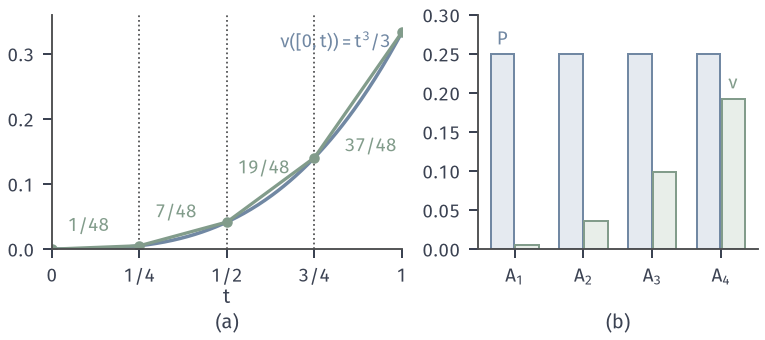

This figure's Python source:
"""Existence via Radon-Nikodym on Omega=[0,1), X(w)=w^2, G=G_2 (quarters).
nu(A)=E[X 1_A]. Blue: t -> nu([0,t)) = t^3/3 (known for all intervals, i.e. on F).
Green: on G only nu of the quarters is known; the polygon through (k/4, (k/4)^3/3) has slopes
nu(A_k)/P(A_k) = 1/48, 7/48, 19/48, 37/48 = E[X|G] on A_k. (b) masses P(A_k)=1/4 vs nu(A_k)=(1,7,19,37)/192."""
from pathlib import Path
import sys
sys.path.insert(0, str(Path(__file__).resolve().parents[1]/'cexp-common'))
from common import *

t = np.linspace(0, 1, 300)
e, m = dyadic_means(2)
fig, (a, b) = figure(width_mm=108, height_mm=48, ncols=2, gridspec_kw={'width_ratios': [1.25, 1]})
for x in e[1:-1]:
    a.axvline(x, color=STROKE, lw=0.7, ls=':')
a.plot(t, t**3/3, color=BLUE, lw=1.4)
a.plot(e, e**3/3, color=GREEN, lw=1.3, marker='o', ms=3.2)
for k, lab in enumerate(['1/48', '7/48', '19/48', '37/48']):
    xm = (e[k]+e[k+1])/2; ym = (e[k]**3+e[k+1]**3)/6
    if k == 3:
        a.text(0.985, 0.15, f'${lab}$', ha='right', fontsize=7.5, color=GREEN)
    else:
        a.text(xm-0.02, ym+0.025, f'${lab}$', ha='center', fontsize=7.5, color=GREEN)
a.text(0.97, 0.335, r'$\nu([0,t))=t^3/3$', ha='right', va='top', fontsize=7.5, color=BLUE)
a.set_xlim(0, 1); a.set_ylim(0, 0.36); a.set_xticks(e); a.set_xticklabels(['0', '1/4', '1/2', '3/4', '1'])
a.set_xlabel('$t$', labelpad=1)
nu = np.diff(e**3)/3
k = np.arange(4)
b.bar(k-0.18, np.full(4, 0.25), width=0.34, color=BLUE_FILL, edgecolor=BLUE, lw=0.8)
b.bar(k+0.18, nu, width=0.34, color=GREEN_FILL, edgecolor=GREEN, lw=0.8)
b.text(-0.18, 0.262, r'$\mathrm{P}$', ha='center', fontsize=7.5, color=BLUE)
b.text(3.18, nu[3]+0.012, r'$\nu$', ha='center', fontsize=7.5, color=GREEN)
b.set_xticks(k); b.set_xticklabels(['$A_1$', '$A_2$', '$A_3$', '$A_4$']); b.set_ylim(0, 0.3)
tag(a, '(a)', y=-0.27); tag(b, '(b)', y=-0.27)
save(fig, Path(__file__).resolve().parent, 'figure', {'nu_quarters': list(nu), 'slopes': list(m)})
